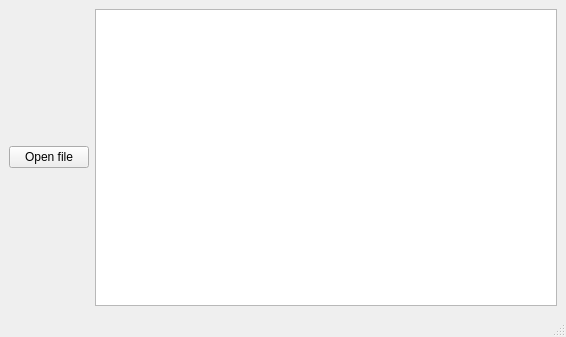
<?xml version="1.0" encoding="UTF-8"?>
<ui version="4.0">
 <class>MainWindow</class>
 <widget class="QMainWindow" name="MainWindow">
  <property name="geometry">
   <rect>
    <x>0</x>
    <y>0</y>
    <width>566</width>
    <height>337</height>
   </rect>
  </property>
  <property name="windowTitle">
   <string>MainWindow</string>
  </property>
  <widget class="QWidget" name="centralwidget">
   <layout class="QHBoxLayout" name="horizontalLayout">
    <item>
     <widget class="QPushButton" name="open_file">
      <property name="text">
       <string>Open file</string>
      </property>
     </widget>
    </item>
    <item>
     <layout class="QGridLayout" name="gridLayout">
      <item row="0" column="0">
       <widget class="QGraphicsView" name="graphicsView"/>
      </item>
     </layout>
    </item>
   </layout>
  </widget>
  <widget class="QMenuBar" name="menubar">
   <property name="geometry">
    <rect>
     <x>0</x>
     <y>0</y>
     <width>566</width>
     <height>21</height>
    </rect>
   </property>
  </widget>
  <widget class="QStatusBar" name="statusbar"/>
 </widget>
 <resources/>
 <connections/>
</ui>
